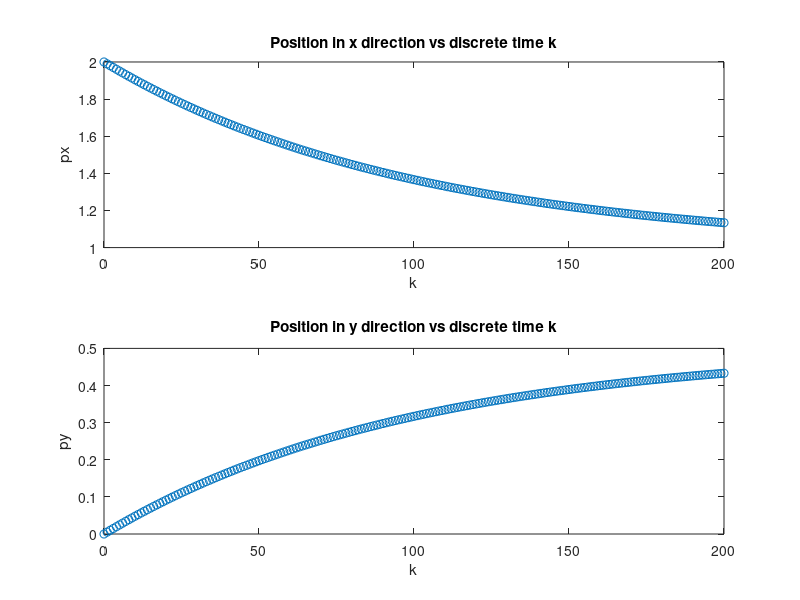
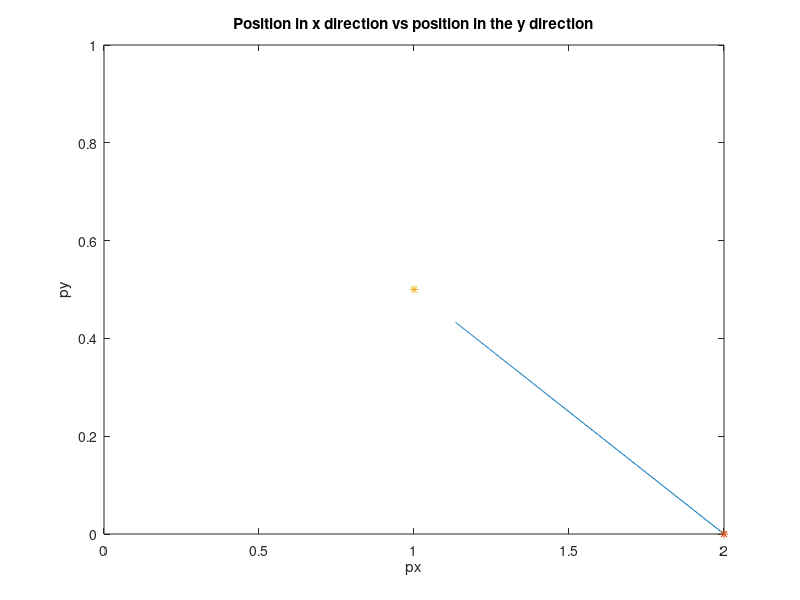

Write the MATLAB code that produced these figures, in order.
% ECE 8 Lecture 9 -- Calculate position trajectory of the brick using a discrete-time
% model for any given number of discrete steps
close all;
clear all;

% discrete number of steps to calculate the trajectory
N = 200;

% define desired position
pxd = 1;
pyd = 0.5;

% provide what is needed to calculate the trajectory

% 1) define the initial condition (position)
px0 = 2;
py0 = 0;

% 2) define the input (velocity)
% Now that we understand the principle of feedback, we will
% define vx and vy using the error between the desired position
% and the current position. We do this in the for loop below.

% 3) define the planar model (in this case
%
% px_k+1 = px_k + Delta * vx_k
% py_k+1 = py_k + Delta * vy_k
%
%  step size (in seconds)
Delta = 0.01;
% )
px = px0; % initialize my trajectory at px0
py = py0; % initialize my trajectory at py0
k = 0; % initialize discrete time vector
for i = 1:N
    % calculate the error signal 
    % in the x direction
    ex = pxd - px(i); % desired x position minus current x position
    % in the y direction
    ey = pyd - py(i); % desired y position minus current y position
    % next, we define the velocity inputs as follows:
    vx(i) = ex;
    vy(i) = ey;
    % calculate the trajectory for the model
    % px_k+1 = px_k + Delta * vx_k
    px(i+1) = px(i) + Delta * vx(i);
    % py_k+1 = py_k + Delta * vy_k
    py(i+1) = py(i) + Delta * vy(i);
    % populate discrete time vector
    k(i+1) = k(i) + 1;
end

% at this point we would have px from 0 to N

% plot px and py as a function of k in a single figure with two drawings
figure
subplot(2,1,1) % define a 2x1 figure structure
% put px vs k in (1,1) entry
plot(k,px,'o')
xlabel('k')
ylabel('px')
title('Position in x direction vs discrete time k')

subplot(2,1,2) % define a 2x1 figure structure
% put py vs k in (2,1) entry
plot(k,py,'o')
xlabel('k')
ylabel('py')
title('Position in y direction vs discrete time k')


% plot py vs px in a planar plot
figure
plot(px,py) % Plot pairs (px(i),py(i)) one at a time
xlabel('px')
ylabel('py')
title('Position in x direction vs position in the y direction')
axis([0 2 0 1]) % define min for x to be 0, max for x to be 2
                % and define min for y to be 0, and max for y to be 1
% mark initial position
hold on
plot(px(1),py(1),'*')
% mark final position
% if know N, being the last data point
%plot(px(N),py(N),'or')
% if we don't know entry number of last data point 
% Nmax = length(px); % for matrices, use function size
% mark desired position
plot(pxd,pyd,'*')
